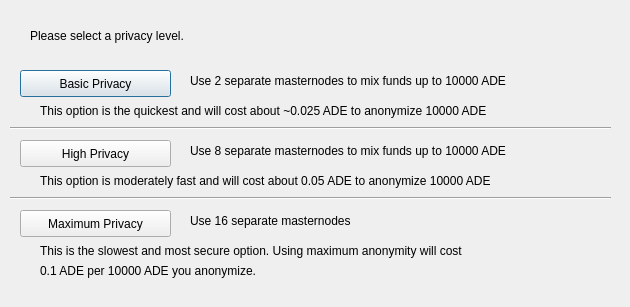
<?xml version="1.0" encoding="UTF-8"?>
<ui version="4.0">
 <class>ObfuscationConfig</class>
 <widget class="QDialog" name="ObfuscationConfig">
  <property name="geometry">
   <rect>
    <x>0</x>
    <y>0</y>
    <width>630</width>
    <height>307</height>
   </rect>
  </property>
  <property name="windowTitle">
   <string>Configure Obfuscation</string>
  </property>
  <widget class="QPushButton" name="buttonBasic">
   <property name="geometry">
    <rect>
     <x>20</x>
     <y>70</y>
     <width>151</width>
     <height>27</height>
    </rect>
   </property>
   <property name="text">
    <string>Basic Privacy</string>
   </property>
  </widget>
  <widget class="QPushButton" name="buttonHigh">
   <property name="geometry">
    <rect>
     <x>20</x>
     <y>140</y>
     <width>151</width>
     <height>27</height>
    </rect>
   </property>
   <property name="text">
    <string>High Privacy</string>
   </property>
  </widget>
  <widget class="QPushButton" name="buttonMax">
   <property name="geometry">
    <rect>
     <x>20</x>
     <y>210</y>
     <width>151</width>
     <height>27</height>
    </rect>
   </property>
   <property name="text">
    <string>Maximum Privacy</string>
   </property>
  </widget>
  <widget class="QLabel" name="label">
   <property name="geometry">
    <rect>
     <x>30</x>
     <y>20</y>
     <width>571</width>
     <height>31</height>
    </rect>
   </property>
   <property name="text">
    <string>Please select a privacy level.</string>
   </property>
  </widget>
  <widget class="QLabel" name="label_2">
   <property name="geometry">
    <rect>
     <x>190</x>
     <y>70</y>
     <width>421</width>
     <height>21</height>
    </rect>
   </property>
   <property name="text">
    <string>Use 2 separate masternodes to mix funds up to 10000 ADE</string>
   </property>
  </widget>
  <widget class="QLabel" name="label_3">
   <property name="geometry">
    <rect>
     <x>190</x>
     <y>140</y>
     <width>411</width>
     <height>21</height>
    </rect>
   </property>
   <property name="text">
    <string>Use 8 separate masternodes to mix funds up to 10000 ADE</string>
   </property>
  </widget>
  <widget class="QLabel" name="label_4">
   <property name="geometry">
    <rect>
     <x>190</x>
     <y>210</y>
     <width>421</width>
     <height>21</height>
    </rect>
   </property>
   <property name="text">
    <string>Use 16 separate masternodes</string>
   </property>
  </widget>
  <widget class="QLabel" name="label_6">
   <property name="geometry">
    <rect>
     <x>40</x>
     <y>100</y>
     <width>561</width>
     <height>21</height>
    </rect>
   </property>
   <property name="text">
    <string>This option is the quickest and will cost about ~0.025 ADE to anonymize 10000 ADE</string>
   </property>
  </widget>
  <widget class="QLabel" name="label_7">
   <property name="geometry">
    <rect>
     <x>40</x>
     <y>170</y>
     <width>561</width>
     <height>21</height>
    </rect>
   </property>
   <property name="text">
    <string>This option is moderately fast and will cost about 0.05 ADE to anonymize 10000 ADE</string>
   </property>
  </widget>
  <widget class="QLabel" name="label_8">
   <property name="geometry">
    <rect>
     <x>40</x>
     <y>240</y>
     <width>561</width>
     <height>21</height>
    </rect>
   </property>
   <property name="text">
    <string>This is the slowest and most secure option. Using maximum anonymity will cost</string>
   </property>
  </widget>
  <widget class="QLabel" name="label_9">
   <property name="geometry">
    <rect>
     <x>40</x>
     <y>260</y>
     <width>561</width>
     <height>21</height>
    </rect>
   </property>
   <property name="text">
    <string>0.1 ADE per 10000 ADE you anonymize.</string>
   </property>
  </widget>
  <widget class="Line" name="line">
   <property name="geometry">
    <rect>
     <x>10</x>
     <y>120</y>
     <width>601</width>
     <height>16</height>
    </rect>
   </property>
   <property name="orientation">
    <enum>Qt::Horizontal</enum>
   </property>
  </widget>
  <widget class="Line" name="line_2">
   <property name="geometry">
    <rect>
     <x>10</x>
     <y>190</y>
     <width>601</width>
     <height>16</height>
    </rect>
   </property>
   <property name="orientation">
    <enum>Qt::Horizontal</enum>
   </property>
  </widget>
 </widget>
 <resources/>
 <connections/>
</ui>
